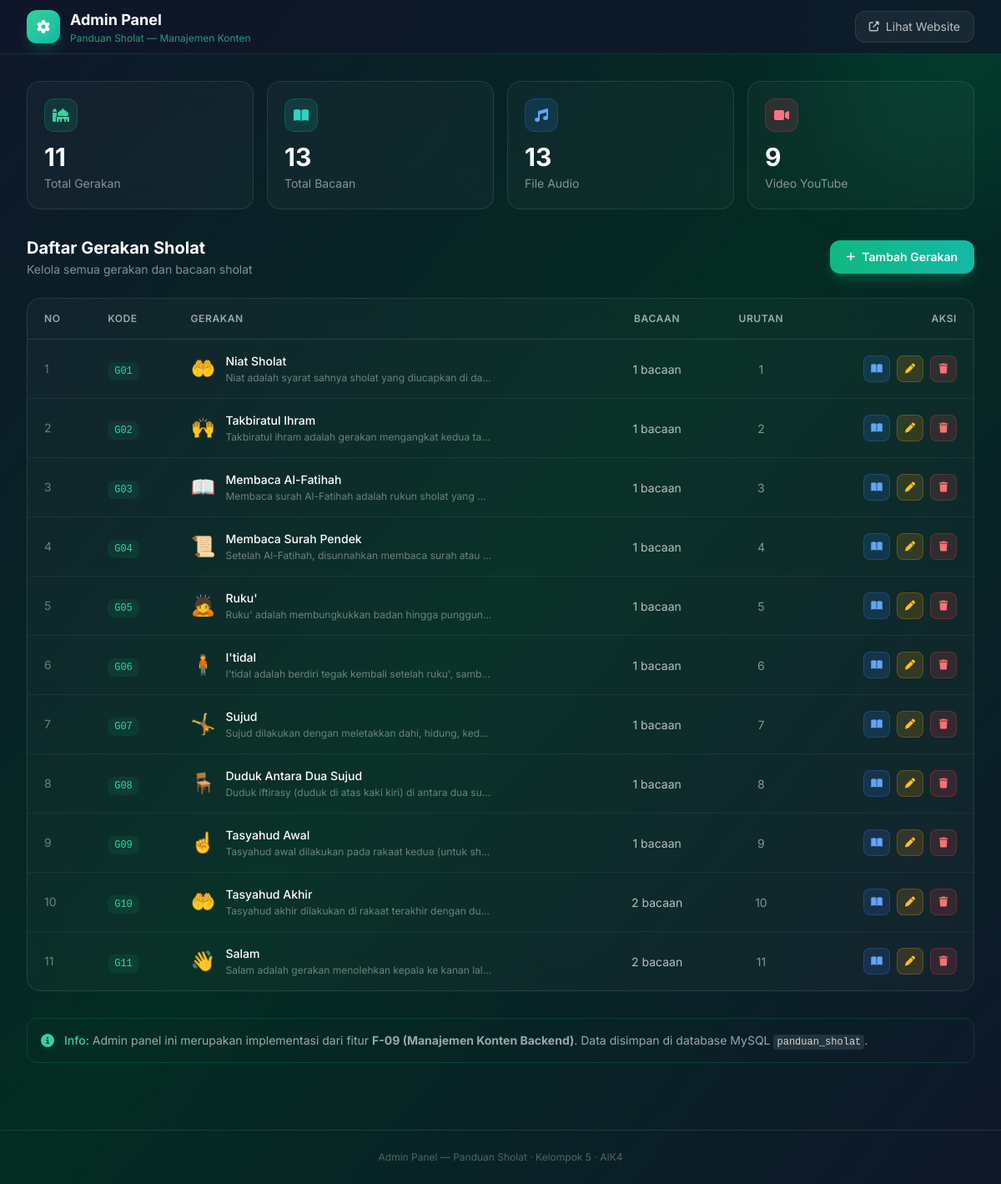
The app's page /admin/index.php with its own data.
### tables this page shows
CREATE TABLE `gerakan_sholat` (
    `id`                INT AUTO_INCREMENT PRIMARY KEY,
    `kode`              VARCHAR(10) NOT NULL UNIQUE COMMENT 'Kode unik gerakan, e.g. G01',
    `nama`              VARCHAR(100) NOT NULL COMMENT 'Nama gerakan sholat',
    `icon`              VARCHAR(50) NOT NULL DEFAULT '🕌' COMMENT 'Emoji icon',
    `warna`             VARCHAR(20) NOT NULL DEFAULT 'emerald' COMMENT 'Nama warna tema (Tailwind)',
    `gambar`            VARCHAR(255) DEFAULT NULL COMMENT 'Path gambar/SVG gerakan',
    `deskripsi_dewasa`  TEXT NOT NULL COMMENT 'Deskripsi untuk mode dewasa',
    `deskripsi_anak`    TEXT NOT NULL COMMENT 'Deskripsi untuk mode anak-anak',
    `urutan`            INT NOT NULL DEFAULT 0 COMMENT 'Urutan tampil (sorting)',
    `created_at`        TIMESTAMP DEFAULT CURRENT_TIMESTAMP,
    `updated_at`        TIMESTAMP DEFAULT CURRENT_TIMESTAMP ON UPDATE CURRENT_TIMESTAMP,
    INDEX `idx_urutan` (`urutan`)
);

### config/functions.php (called while the page is built, shortened)
<?php
function getAllGerakan() {
    $db = getDB();
    $stmt = $db->query("SELECT * FROM gerakan_sholat ORDER BY urutan ASC");
    return $stmt->fetchAll();
}
function getGerakanById($id) {
    $db = getDB();
    $stmt = $db->prepare("SELECT * FROM gerakan_sholat WHERE id = :id");
    $stmt->execute([':id' => (int)$id]);
    return $stmt->fetch() ?: null;
}
function getBacaanByGerakanId($gerakanId) {
    $db = getDB();
    $stmt = $db->prepare("SELECT * FROM bacaan_sholat WHERE gerakan_id = :gid ORDER BY urutan ASC");
    $stmt->execute([':gid' => (int)$gerakanId]);
    return $stmt->fetchAll();
}
function getGerakanLengkap($id) {
    $gerakan = getGerakanById($id);
    $bacaanRows = getBacaanByGerakanId($id);
    $bacaanFormatted = [];
    foreach ($bacaanRows as $b) {
        $bacaanFormatted[] = [
            'judul'    => $b['judul'],
            'arab'     => $b['arab'],
            'latin'    => $b['latin'],
            'terjemah' => [
                'dewasa' => $b['terjemah_dewasa'],
                'anak'   => $b['terjemah_anak'],
            ],
            'audio'    => $b['audio_file'],
            'video'    => $b['video_url'],
        ];
    }
    return [
        'id'        => (int)$gerakan['id'],
        'kode'      => $gerakan['kode'],
        'nama'      => $gerakan['nama'],
        'icon'      => $gerakan['icon'],
        'warna'     => $gerakan['warna'],
        'gambar'    => $gerakan['gambar'],
        'deskripsi' => [
            'dewasa' => $gerakan['deskripsi_dewasa'],
            'anak'   => $gerakan['deskripsi_anak'],
        ],
        'bacaan'    => $bacaanFormatted,
    ];
}
function getAllGerakanFormatted() {
    $gerakanRows = getAllGerakan();
    $result = [];
    foreach ($gerakanRows as $g) {
        $result[] = getGerakanLengkap($g['id']);
    }
    return $result;
}
function getStats() {
    $db = getDB();
    $totalGerakan = $db->query("SELECT COUNT(*) FROM gerakan_sholat")->fetchColumn();
    $totalBacaan  = $db->query("SELECT COUNT(*) FROM bacaan_sholat")->fetchColumn();
    $totalAudio   = $db->query("SELECT COUNT(*) FROM bacaan_sholat WHERE audio_file IS NOT NULL AND audio_file != ''")->fetchColumn();
    $totalVideo   = $db->query("SELECT COUNT(*) FROM bacaan_sholat WHERE video_url IS NOT NULL AND video_url != ''")->fetchColumn();
    return [
        'total_gerakan' => (int)$totalGerakan,
        'total_bacaan'  => (int)$totalBacaan,
        'total_audio'   => (int)$totalAudio,
        'total_video'   => (int)$totalVideo,
    ];
}

### config/data.php (called while the page is built, shortened)
<?php
require_once __DIR__ . '/functions.php';
try {
    if (isDatabaseAvailable()) {
        $gerakanSholat = getAllGerakanFormatted();
    } else {
        $gerakanSholat = getStaticData();
    }
} catch (Exception $e) {
    $gerakanSholat = getStaticData();
}

### admin/index.php (the view, shortened to what this page needs)
<?php
require_once '../config/data.php';
require_once '../config/functions.php';
$stats = getStats();
$gerakanList = getAllGerakan();
?>
<!DOCTYPE html>
<html lang="id">
<head>
    <script src="https://cdn.tailwindcss.com"></script>
    <link rel="stylesheet" href="https://cdnjs.cloudflare.com/ajax/libs/font-awesome/6.5.1/css/all.min.css">
</head>
<body class="min-h-screen bg-gradient-to-br from-slate-900 via-emerald-950 to-slate-900 text-white">
    <div class="fixed inset-0 overflow-hidden pointer-events-none z-0">
        <div class="absolute -top-40 -right-40 w-96 h-96 bg-emerald-500/10 rounded-full blur-3xl"></div>
        <div class="absolute top-1/2 -left-40 w-80 h-80 bg-teal-500/8 rounded-full blur-3xl"></div>
    </div>
    <header class="relative z-10 bg-slate-900/80 backdrop-blur-xl border-b border-emerald-500/20 sticky top-0">
        <div class="max-w-7xl mx-auto px-4 sm:px-6 lg:px-8">
            <div class="flex items-center justify-between h-16">
                <div class="flex items-center gap-3">
                    <div class="w-10 h-10 bg-gradient-to-br from-emerald-400 to-teal-500 rounded-xl flex items-center justify-center shadow-lg shadow-emerald-500/25">
                        <i class="fas fa-cog text-white"></i>
                    </div>
                    <div>
                        <h1 class="text-white font-bold text-lg">Admin Panel</h1>
                        <p class="text-emerald-400/70 text-xs"><?= APP_NAME ?> — Manajemen Konten</p>
                    </div>
                </div>
                <a href="../index.php"
                   class="flex items-center gap-2 px-4 py-2 rounded-xl bg-white/5 border border-white/10 hover:bg-white/10 text-white/70 hover:text-white text-sm transition-all">
                    <i class="fas fa-external-link-alt text-xs"></i>
                    Lihat Website
                </a>
            </div>
        </div>
    </header>
    <main class="relative z-10 max-w-7xl mx-auto px-4 sm:px-6 lg:px-8 py-8">
        <div class="grid grid-cols-2 md:grid-cols-4 gap-4 mb-8">
            <?php
            $statCards = [
                ['label' => 'Total Gerakan',  'value' => $stats['total_gerakan'],  'icon' => 'fa-mosque',     'color' => 'emerald'],
                ['label' => 'Total Bacaan',   'value' => $stats['total_bacaan'],   'icon' => 'fa-book-open',  'color' => 'teal'],
                ['label' => 'File Audio',     'value' => $stats['total_audio'],    'icon' => 'fa-music',      'color' => 'blue'],
                ['label' => 'Video YouTube',  'value' => $stats['total_video'],    'icon' => 'fa-video',      'color' => 'rose'],
            ];
            foreach ($statCards as $stat): ?>
            <div class="stat-card glass-card rounded-2xl p-5 border border-white/10 transition-all duration-200">
                <div class="flex items-center gap-3 mb-3">
                    <div class="w-10 h-10 rounded-xl bg-<?= $stat['color'] ?>-500/15 border border-<?= $stat['color'] ?>-500/25 flex items-center justify-center">
                        <i class="fas <?= $stat['icon'] ?> text-<?= $stat['color'] ?>-400"></i>
                    </div>
                </div>
                <p class="text-3xl font-bold text-white"><?= $stat['value'] ?></p>
                <p class="text-white/50 text-sm mt-1"><?= $stat['label'] ?></p>
            </div>
            <?php endforeach; ?>
        </div>
        <div class="flex flex-col sm:flex-row items-start sm:items-center justify-between mb-6 gap-4">
            <div>
                <h2 class="text-xl font-bold text-white">Daftar Gerakan Sholat</h2>
                <p class="text-white/50 text-sm mt-0.5">Kelola semua gerakan dan bacaan sholat</p>
            </div>
            <a href="gerakan_form.php"
               class="flex items-center gap-2 px-5 py-2.5 bg-gradient-to-r from-emerald-500 to-teal-500 hover:from-emerald-400 hover:to-teal-400 text-white rounded-xl text-sm font-semibold transition-all hover:scale-105 shadow-lg shadow-emerald-500/25">
                <i class="fas fa-plus text-xs"></i>
                Tambah Gerakan
            </a>
        </div>
        <div class="glass-card rounded-2xl border border-white/10 overflow-hidden">
            <div class="overflow-x-auto">
                <table class="w-full">
                    <thead>
                        <tr class="border-b border-white/10">
                            <th class="text-left px-5 py-4 text-white/60 text-xs font-semibold uppercase tracking-wider">No</th>
                            <th class="text-left px-5 py-4 text-white/60 text-xs font-semibold uppercase tracking-wider">Kode</th>
                            <th class="text-left px-5 py-4 text-white/60 text-xs font-semibold uppercase tracking-wider">Gerakan</th>
                            <th class="text-center px-5 py-4 text-white/60 text-xs font-semibold uppercase tracking-wider">Bacaan</th>
                            <th class="text-center px-5 py-4 text-white/60 text-xs font-semibold uppercase tracking-wider">Urutan</th>
                            <th class="text-right px-5 py-4 text-white/60 text-xs font-semibold uppercase tracking-wider">Aksi</th>
                        </tr>
                    </thead>
                    <tbody class="divide-y divide-white/5">
                        <?php foreach ($gerakanList as $idx => $g):
                            $bacaanCount = count(getBacaanByGerakanId($g['id']));
                        ?>
                        <tr class="table-row transition-colors">
                            <td class="px-5 py-4 text-white/40 text-sm"><?= $idx + 1 ?></td>
                            <td class="px-5 py-4">
                                <span class="text-xs font-mono text-emerald-400 bg-emerald-500/10 px-2 py-1 rounded-lg"><?= htmlspecialchars($g['kode']) ?></span>
                            </td>
                            <td class="px-5 py-4">
                                <div class="flex items-center gap-3">
                                    <span class="text-2xl"><?= $g['icon'] ?></span>
                                    <div>
                                        <p class="text-white font-medium text-sm"><?= htmlspecialchars($g['nama']) ?></p>
                                        <p class="text-white/40 text-xs mt-0.5 max-w-xs truncate"><?= htmlspecialchars($g['deskripsi_dewasa']) ?></p>
                                    </div>
                                </div>
                            </td>
                            <td class="px-5 py-4 text-center">
                                <span class="text-white/70 text-sm"><?= $bacaanCount ?> bacaan</span>
                            </td>
                            <td class="px-5 py-4 text-center">
                                <span class="text-white/50 text-sm"><?= $g['urutan'] ?></span>
                            </td>
                            <td class="px-5 py-4">
                                <div class="flex items-center justify-end gap-2">
                                    <a href="bacaan_form.php?gerakan_id=<?= $g['id'] ?>"
                                       class="w-8 h-8 rounded-lg bg-blue-500/15 border border-blue-500/25 flex items-center justify-center text-blue-400 hover:bg-blue-500/30 transition-colors"
                                       title="Kelola Bacaan">
                                        <i class="fas fa-book-open text-xs"></i>
                                    </a>
                                    <a href="gerakan_form.php?id=<?= $g['id'] ?>"
                                       class="w-8 h-8 rounded-lg bg-amber-500/15 border border-amber-500/25 flex items-center justify-center text-amber-400 hover:bg-amber-500/30 transition-colors"
                                       title="Edit Gerakan">
                                        <i class="fas fa-pen text-xs"></i>
                                    </a>
                                    <form method="POST" action="process.php" onsubmit="return confirm('Yakin ingin menghapus gerakan ini? Semua bacaan terkait juga akan dihapus.');" class="inline">
                                        <button type="submit"
                                                class="w-8 h-8 rounded-lg bg-red-500/15 border border-red-500/25 flex items-center justify-center text-red-400 hover:bg-red-500/30 transition-colors"
                                                title="Hapus Gerakan">
                                            <i class="fas fa-trash text-xs"></i>
                                        </button>
                                    </form>
                                </div>
                            </td>
                        </tr>
                        <?php endforeach; ?>
                    </tbody>
                </table>
            </div>
        </div>
        <div class="mt-8 p-4 rounded-xl bg-emerald-500/8 border border-emerald-500/20 flex items-start gap-3">
            <i class="fas fa-info-circle text-emerald-400 mt-0.5 flex-shrink-0"></i>
            <div class="text-sm text-white/60">
                <span class="text-emerald-400 font-medium">Info:</span>
                Admin panel ini merupakan implementasi dari fitur <strong>F-09 (Manajemen Konten Backend)</strong>.
                Data disimpan di database MySQL <code class="px-1 py-0.5 bg-white/10 rounded text-white/80 text-xs">panduan_sholat</code>.
            </div>
        </div>
    </main>
    <footer class="relative z-10 border-t border-white/10 mt-12">
        <div class="max-w-7xl mx-auto px-4 py-6 text-center">
            <p class="text-white/30 text-xs">Admin Panel — <?= APP_NAME ?> · <?= KELOMPOK_NAMA ?> · <?= MATA_KULIAH ?></p>
        </div>
    </footer>
</body>
</html>

### admin/index.php (style rules this page uses)
body { font-family: 'Inter', sans-serif; }
.glass-card { background: rgba(255,255,255,0.03); backdrop-filter: blur(20px); -webkit-backdrop-filter: blur(20px); }

### records on screen
gerakan_sholat: kode "G01", icon "🤲", nama "Niat Sholat", deskripsi_dewasa "Niat adalah syarat sahnya sholat yang diucapkan di da…", bacaanCount "1", urutan "1"
gerakan_sholat: kode "G02", icon "🙌", nama "Takbiratul Ihram", deskripsi_dewasa "Takbiratul ihram adalah gerakan mengangkat kedua ta…", bacaanCount "1", urutan "2"
gerakan_sholat: kode "G03", icon "📖", nama "Membaca Al-Fatihah", deskripsi_dewasa "Membaca surah Al-Fatihah adalah rukun sholat yang…", bacaanCount "1", urutan "3"
gerakan_sholat: kode "G04", icon "📜", nama "Membaca Surah Pendek", deskripsi_dewasa "Setelah Al-Fatihah, disunnahkan membaca surah atau…", bacaanCount "1", urutan "4"
gerakan_sholat: kode "G05", icon "🙇", nama "Ruku'", deskripsi_dewasa "Ruku' adalah membungkukkan badan hingga punggun…", bacaanCount "1", urutan "5"
gerakan_sholat: kode "G06", icon "🧍", nama "I'tidal", deskripsi_dewasa "I'tidal adalah berdiri tegak kembali setelah ruku', samb…", bacaanCount "1", urutan "6"
gerakan_sholat: kode "G07", icon "🤸", nama "Sujud", deskripsi_dewasa "Sujud dilakukan dengan meletakkan dahi, hidung, ked…", bacaanCount "1", urutan "7"
gerakan_sholat: kode "G08", icon "🪑", nama "Duduk Antara Dua Sujud", deskripsi_dewasa "Duduk iftirasy (duduk di atas kaki kiri) di antara dua su…", bacaanCount "1", urutan "8"
gerakan_sholat: kode "G09", icon "☝️", nama "Tasyahud Awal", deskripsi_dewasa "Tasyahud awal dilakukan pada rakaat kedua (untuk sh…", bacaanCount "1", urutan "9"
gerakan_sholat: kode "G10", icon "🤲", nama "Tasyahud Akhir", deskripsi_dewasa "Tasyahud akhir dilakukan di rakaat terakhir dengan du…", bacaanCount "2", urutan "10"
gerakan_sholat: kode "G11", icon "👋", nama "Salam", deskripsi_dewasa "Salam adalah gerakan menolehkan kepala ke kanan lal…", bacaanCount "2", urutan "11"

### other values on screen
APP_NAME "Panduan Sholat"
$stat['value'] "11"
$stat['label'] "Total Gerakan"
$stat['value'] "13"
$stat['label'] "Total Bacaan"
$stat['label'] "File Audio"
$stat['value'] "9"
$stat['label'] "Video YouTube"
KELOMPOK_NAMA "Kelompok 5"
MATA_KULIAH "AIK4"
